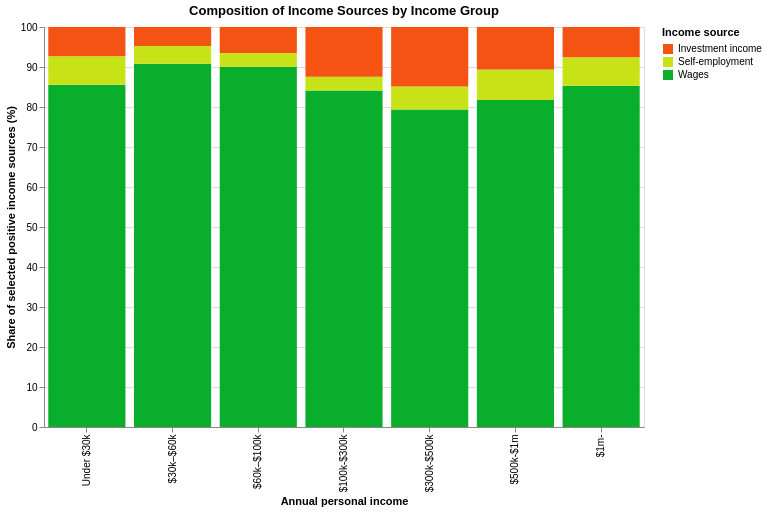

Source (notebook cell):
### Code cell
chart05 = alt.Chart(income_long).mark_bar().encode(
    x=alt.X(
        "income_group:N",
        title="Annual personal income",
        sort=["Under $30k", "$30k–$60k", "$60k–$100k", "$100k+"]
    ),
    y=alt.Y(
        "percentage:Q",
        title="Share of selected positive income sources (%)",
        scale=alt.Scale(domain=[0, 100])
    ),
    color=alt.Color(
        "source:N",
        scale=alt.Scale(
            domain=["Investment income", "Self-employment", "Wages"],
            range=["#F45314", "#C7E217", "#09AE2C"]
        ),
        legend=alt.Legend(title="Income source")
    ),
    order=alt.Order("stack_order:Q", sort="ascending"),
    tooltip=[
        "income_group:N",
        "source:N",
        alt.Tooltip("percentage:Q", format=".1f", title="Share (%)")
    ]
).properties(
    width=600,
    height=400,
    title="Composition of Income Sources by Income Group"
)

chart05

### Figure 1 — Vega-Lite specification as saved in the notebook (floating-point values rounded to 4 significant figures)
{"config": {"view": {"continuousWidth": 300, "continuousHeight": 300}}, "data": {"name": "data-d6ba63563202eca9fae8481be930d11d"}, "mark": {"type": "bar"}, "encoding": {"color": {"field": "source", "legend": {"title": "Income source"}, "scale": {"domain": ["Investment income", "Self-employment", "Wages"], "range": ["#F45314", "#C7E217", "#09AE2C"]}, "type": "nominal"}, "order": {"field": "stack_order", "sort": "ascending", "type": "quantitative"}, "tooltip": [{"field": "income_group", "type": "nominal"}, {"field": "source", "type": "nominal"}, {"field": "percentage", "format": ".1f", "title": "Share (%)", "type": "quantitative"}], "x": {"field": "income_group", "sort": ["Under $30k", "$30k–$60k", "$60k–$100k", "$100k+"], "title": "Annual personal income", "type": "nominal"}, "y": {"field": "percentage", "scale": {"domain": [0, 100]}, "title": "Share of selected positive income sources (%)", "type": "quantitative"}}, "height": 400, "title": "Composition of Income Sources by Income Group", "width": 600, "$schema": "https://vega.github.io/schema/vega-lite/v6.4.1.json", "datasets": {"data-d6ba63563202eca9fae8481be930d11d": [{"income_group": "Under $30k", "source": "Wages", "amount": 555200000000.0, "percentage": 85.56, "stack_order": 0}, {"income_group": "$30k–$60k", "source": "Wages", "amount": 2029000000000.0, "percentage": 90.83, "stack_order": 0}, {"income_group": "$60k–$100k", "source": "Wages", "amount": 2736000000000.0, "percentage": 90.06, "stack_order": 0}, {"income_group": "$100k-$300k", "source": "Wages", "amount": 5037000000000.0, "percentage": 84.12, "stack_order": 0}, {"income_group": "$300k-$500k", "source": "Wages", "amount": 901800000000.0, "percentage": 79.37, "stack_order": 0}, {"income_group": "$500k-$1m", "source": "Wages", "amount": 694200000000.0, "percentage": 81.78, "stack_order": 0}, {"income_group": "$1m-", "source": "Wages", "amount": 668000000000.0, "percentage": 85.33, "stack_order": 0}, {"income_group": "Under $30k", "source": "Self-employment", "amount": 46210000000.0, "percentage": 7.122, "stack_order": 1}, {"income_group": "$30k–$60k", "source": "Self-employment", "amount": 98720000000.0, "percentage": 4.419, "stack_order": 1}, {"income_group": "$60k–$100k", "source": "Self-employment", "amount": 105200000000.0, "percentage": 3.463, "stack_order": 1}, {"income_group": "$100k-$300k", "source": "Self-employment", "amount": 206100000000.0, "percentage": 3.442, "stack_order": 1}, {"income_group": "$300k-$500k", "source": "Self-employment", "amount": 65030000000.0, "percentage": 5.724, "stack_order": 1}, {"income_group": "$500k-$1m", "source": "Self-employment", "amount": 64270000000.0, "percentage": 7.571, "stack_order": 1}, {"income_group": "$1m-", "source": "Self-employment", "amount": 55770000000.0, "percentage": 7.125, "stack_order": 1}, {"income_group": "Under $30k", "source": "Investment income", "amount": 47480000000.0, "percentage": 7.316, "stack_order": 2}, {"income_group": "$30k–$60k", "source": "Investment income", "amount": 106100000000.0, "percentage": 4.748, "stack_order": 2}, {"income_group": "$60k–$100k", "source": "Investment income", "amount": 196700000000.0, "percentage": 6.474, "stack_order": 2}, {"income_group": "$100k-$300k", "source": "Investment income", "amount": 744900000000.0, "percentage": 12.44, "stack_order": 2}, {"income_group": "$300k-$500k", "source": "Investment income", "amount": 169300000000.0, "percentage": 14.9, "stack_order": 2}, {"income_group": "$500k-$1m", "source": "Investment income", "amount": 90410000000.0, "percentage": 10.65, "stack_order": 2}, {"income_group": "$1m-", "source": "Investment income", "amount": 59020000000.0, "percentage": 7.54, "stack_order": 2}]}}
